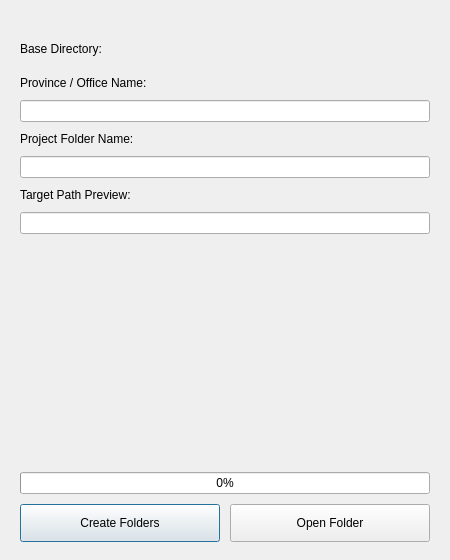
<?xml version="1.0" encoding="UTF-8"?>
<ui version="4.0">
 <class>FolderCreatorDialog</class>
 <widget class="QDialog" name="FolderCreatorDialog">
  <property name="geometry">
   <rect>
    <x>0</x>
    <y>0</y>
    <width>450</width>
    <height>560</height>
   </rect>
  </property>
  <property name="minimumSize">
   <size>
    <width>430</width>
    <height>520</height>
   </size>
  </property>
  <property name="windowTitle">
   <string>GeoFASU_Mod - Create Folder Structure</string>
  </property>
  <layout class="QVBoxLayout" name="mainLayout">
   <property name="spacing">
    <number>10</number>
   </property>
   <property name="leftMargin">
    <number>20</number>
   </property>
   <property name="topMargin">
    <number>18</number>
   </property>
   <property name="rightMargin">
    <number>20</number>
   </property>
   <property name="bottomMargin">
    <number>18</number>
   </property>
   <item>
    <widget class="QLabel" name="iconLabel">
     <property name="text">
      <string/>
     </property>
     <property name="alignment">
      <set>Qt::AlignCenter</set>
     </property>
    </widget>
   </item>
   <item>
    <widget class="QLabel" name="label_base">
     <property name="text">
      <string>Base Directory:</string>
     </property>
    </widget>
   </item>
   <item>
    <widget class="QgsFileWidget" name="baseDirWidget">
     <property name="storageMode">
      <enum>QgsFileWidget::GetDirectory</enum>
     </property>
    </widget>
   </item>
   <item>
    <widget class="QLabel" name="label_prov">
     <property name="text">
      <string>Province / Office Name:</string>
     </property>
    </widget>
   </item>
   <item>
    <widget class="QLineEdit" name="provinceEdit"/>
   </item>
   <item>
    <widget class="QLabel" name="label_proj">
     <property name="text">
      <string>Project Folder Name:</string>
     </property>
    </widget>
   </item>
   <item>
    <widget class="QLineEdit" name="projectFolderEdit"/>
   </item>
   <item>
    <widget class="QLabel" name="label_target">
     <property name="text">
      <string>Target Path Preview:</string>
     </property>
    </widget>
   </item>
   <item>
    <widget class="QLineEdit" name="previewEdit">
     <property name="readOnly">
      <bool>true</bool>
     </property>
    </widget>
   </item>
   <item>
    <spacer name="verticalSpacer">
     <property name="orientation">
      <enum>Qt::Vertical</enum>
     </property>
     <property name="sizeHint" stdset="0">
      <size>
       <width>20</width>
       <height>8</height>
      </size>
     </property>
    </spacer>
   </item>
   <item>
    <widget class="QProgressBar" name="progressBar">
     <property name="value">
      <number>0</number>
     </property>
     <property name="alignment">
      <set>Qt::AlignCenter</set>
     </property>
    </widget>
   </item>
   <item>
    <layout class="QHBoxLayout" name="buttonsLayout">
     <property name="spacing">
      <number>10</number>
     </property>
     <item>
      <widget class="QPushButton" name="createBtn">
       <property name="minimumSize">
        <size>
         <width>0</width>
         <height>38</height>
        </size>
       </property>
       <property name="cursor">
        <cursorShape>PointingHandCursor</cursorShape>
       </property>
       <property name="text">
        <string>Create Folders</string>
       </property>
      </widget>
     </item>
     <item>
      <widget class="QPushButton" name="openBtn">
       <property name="minimumSize">
        <size>
         <width>0</width>
         <height>38</height>
        </size>
       </property>
       <property name="cursor">
        <cursorShape>PointingHandCursor</cursorShape>
       </property>
       <property name="text">
        <string>Open Folder</string>
       </property>
      </widget>
     </item>
    </layout>
   </item>
  </layout>
 </widget>
 <customwidgets>
  <customwidget>
   <class>QgsFileWidget</class>
   <extends>QWidget</extends>
   <header>qgsfilewidget.h</header>
  </customwidget>
 </customwidgets>
 <resources/>
 <connections/>
</ui>
